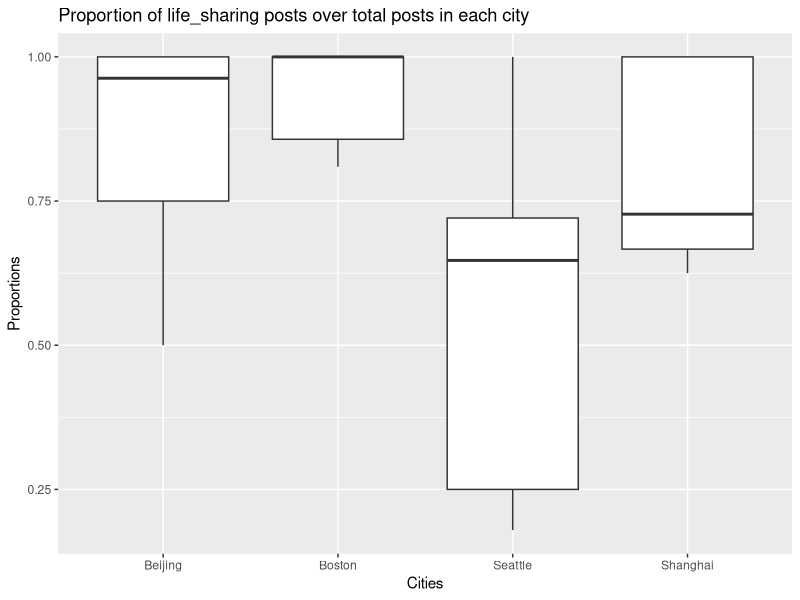
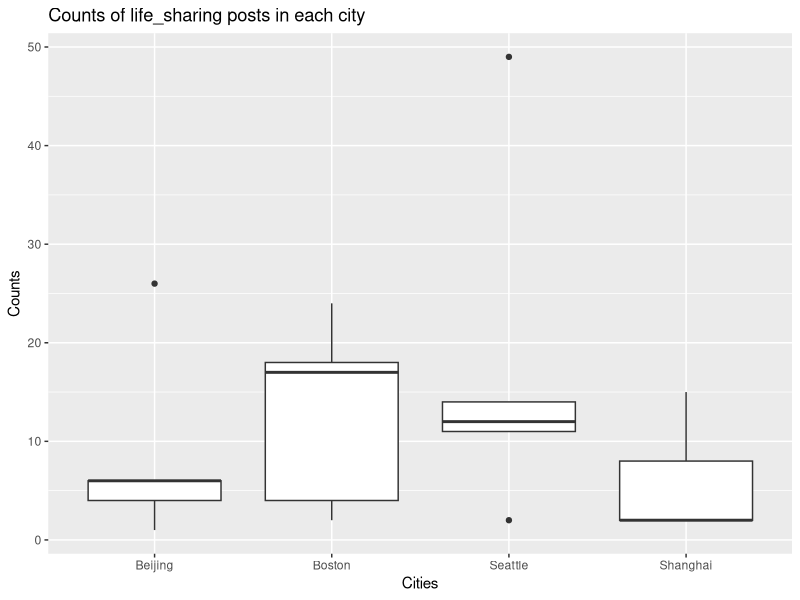
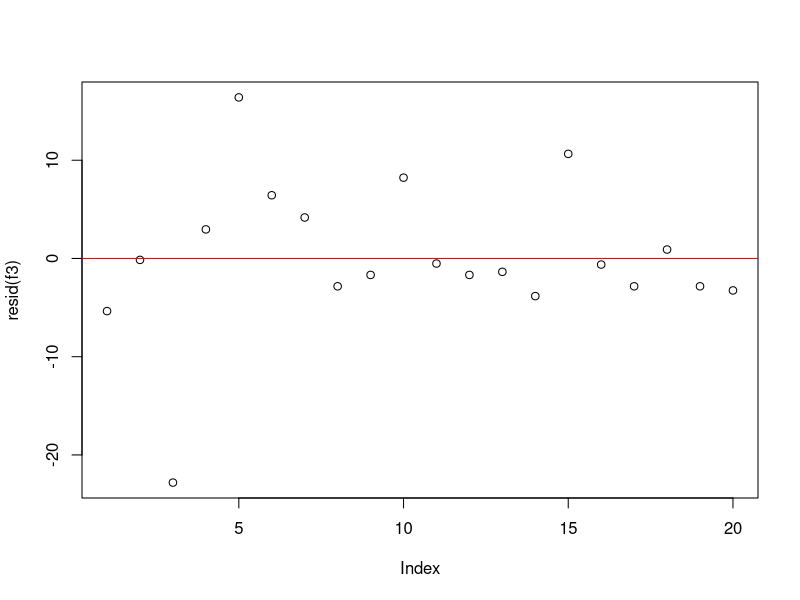
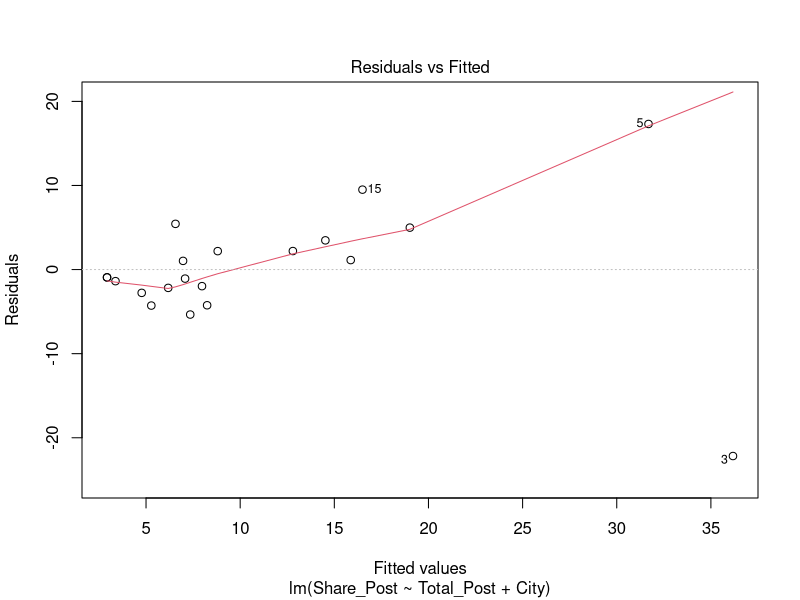
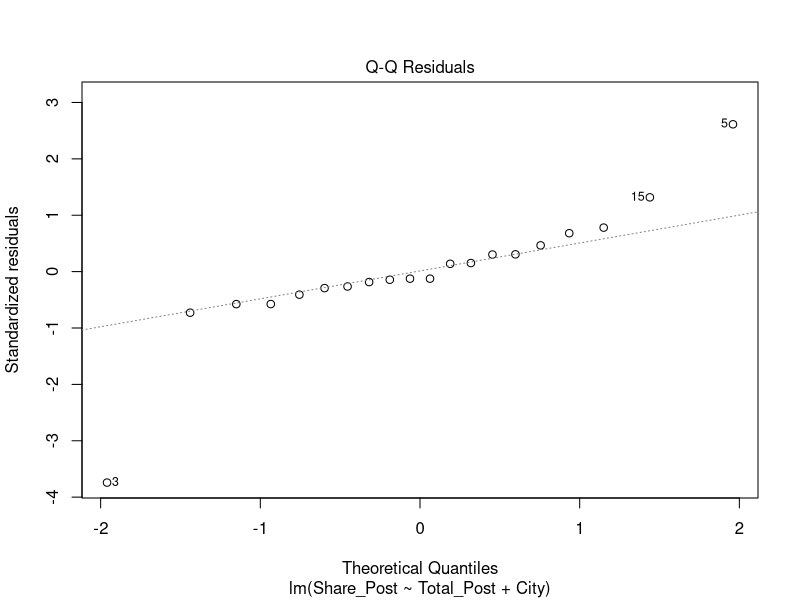
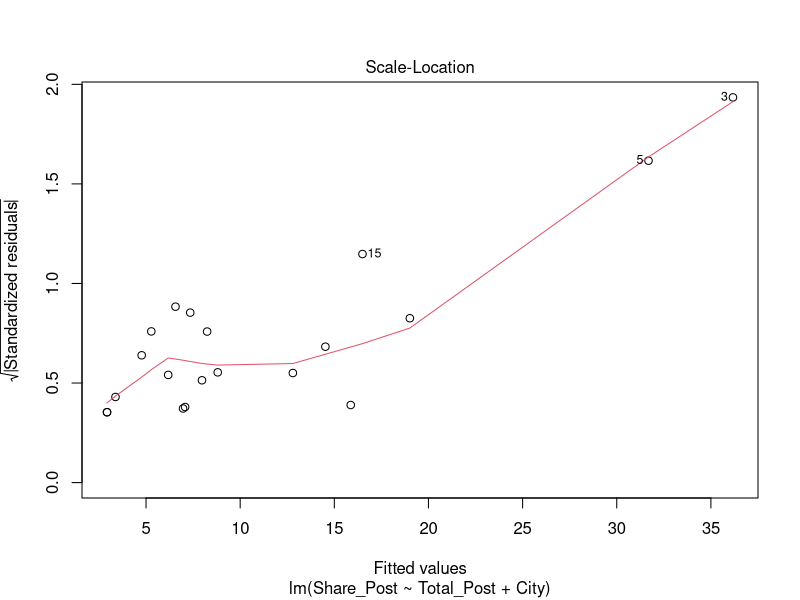
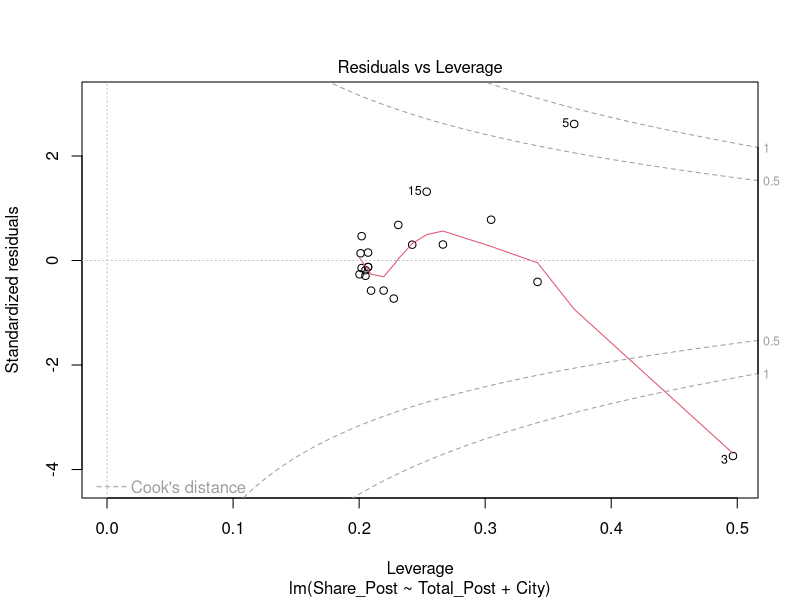

Source code (R) for these figures, in order:
## ---- chunk 1
knitr::opts_chunk$set(echo = TRUE)
library(tidyverse)
library(pwr)
library(arm)
## ---- chunk 2
# import data
data <- read.csv("Data_Collection.csv",header=TRUE)
colnames(data) <- c("ID","Total_Post","Share_Post","City")
data$City <- as.factor(data$City)
data$ID <- as.factor(data$ID)


# add a new column proportion of life-sharing posts over total posts
data$proportion <- data$Share_Post / data$Total_Post
head(data)
## ---- chunk 3
# Boxplot of proportion
ggplot(data, aes(x=City, y=proportion)) + 
  geom_boxplot() + labs(title="Proportion of life_sharing posts over total posts in each city",x="Cities", y = "Proportions")

# Boxplot of counts
ggplot(data, aes(x=City, y=Share_Post)) + 
  geom_boxplot() + labs(title="Counts of life_sharing posts in each city",x="Cities", y = "Counts")
## ---- chunk 4
pwr.anova.test(k=4,n=5,sig.level=0.05,power=0.8)
# The effect size is 0.84, which is much greater than 0.4, it is very large.

pwr.anova.test(k=4,f=0.25,sig.level = 0.05,power=0.8)
# This suggests that at least 45 observations will be required in each group.
# My sample size was not enough.
# I should not use the effect size from the fitted model because it will lead to the M-Type error, 
# the test statistic in magnitude exaggerates the true effect size.
## ---- chunk 5
# use complete pooling
f1 <- lm(Share_Post ~ Total_Post+City, data=data)
summary(f1)

## ---- chunk 6
f2 <- lmer(Share_Post ~ Total_Post+(1|City),data=data)
coef(f2)
## ---- chunk 7
f3 <- lm(Share_Post ~ Total_Post,data=data)
summary(f3)
## ---- chunk 8
plot(resid(f3))
abline(0,0,col="red")
## ---- chunk 9
plot(f1)
## ---- chunk 10
coef(f3)
